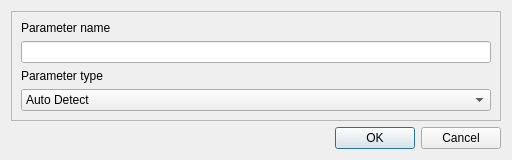
<?xml version="1.0" encoding="UTF-8"?>
<ui version="4.0">
 <class>Dialog</class>
 <widget class="QDialog" name="Dialog">
  <property name="geometry">
   <rect>
    <x>0</x>
    <y>0</y>
    <width>512</width>
    <height>145</height>
   </rect>
  </property>
  <property name="windowTitle">
   <string>Dialog</string>
  </property>
  <layout class="QVBoxLayout" name="verticalLayout_2">
   <item>
    <widget class="QFrame" name="frame">
     <property name="frameShape">
      <enum>QFrame::StyledPanel</enum>
     </property>
     <property name="frameShadow">
      <enum>QFrame::Raised</enum>
     </property>
     <layout class="QGridLayout" name="gridLayout">
      <item row="2" column="0">
       <widget class="QLabel" name="labelParamName">
        <property name="text">
         <string>Parameter name</string>
        </property>
       </widget>
      </item>
      <item row="3" column="0">
       <widget class="QLineEdit" name="lineEdit">
        <property name="whatsThis">
         <string>the name of the parameter</string>
        </property>
       </widget>
      </item>
      <item row="5" column="0">
       <widget class="QComboBox" name="comboBox">
        <property name="toolTip">
         <string>the type of the parameter</string>
        </property>
        <property name="whatsThis">
         <string>&lt;html&gt;&lt;head/&gt;&lt;body&gt;&lt;p&gt;the type of the parameter&lt;/p&gt;&lt;/body&gt;&lt;/html&gt;</string>
        </property>
        <item>
         <property name="text">
          <string>Auto Detect</string>
         </property>
        </item>
        <item>
         <property name="text">
          <string>Float</string>
         </property>
        </item>
        <item>
         <property name="text">
          <string>Integer</string>
         </property>
        </item>
        <item>
         <property name="text">
          <string>Boolean</string>
         </property>
        </item>
        <item>
         <property name="text">
          <string>Trigger</string>
         </property>
        </item>
       </widget>
      </item>
      <item row="4" column="0">
       <widget class="QLabel" name="labelParamType">
        <property name="text">
         <string>Parameter type</string>
        </property>
       </widget>
      </item>
     </layout>
    </widget>
   </item>
   <item>
    <widget class="QDialogButtonBox" name="buttonBox">
     <property name="orientation">
      <enum>Qt::Horizontal</enum>
     </property>
     <property name="standardButtons">
      <set>QDialogButtonBox::Cancel|QDialogButtonBox::Ok</set>
     </property>
    </widget>
   </item>
  </layout>
 </widget>
 <resources/>
 <connections>
  <connection>
   <sender>buttonBox</sender>
   <signal>accepted()</signal>
   <receiver>Dialog</receiver>
   <slot>accept()</slot>
   <hints>
    <hint type="sourcelabel">
     <x>248</x>
     <y>254</y>
    </hint>
    <hint type="destinationlabel">
     <x>157</x>
     <y>274</y>
    </hint>
   </hints>
  </connection>
  <connection>
   <sender>buttonBox</sender>
   <signal>rejected()</signal>
   <receiver>Dialog</receiver>
   <slot>reject()</slot>
   <hints>
    <hint type="sourcelabel">
     <x>316</x>
     <y>260</y>
    </hint>
    <hint type="destinationlabel">
     <x>286</x>
     <y>274</y>
    </hint>
   </hints>
  </connection>
 </connections>
</ui>
